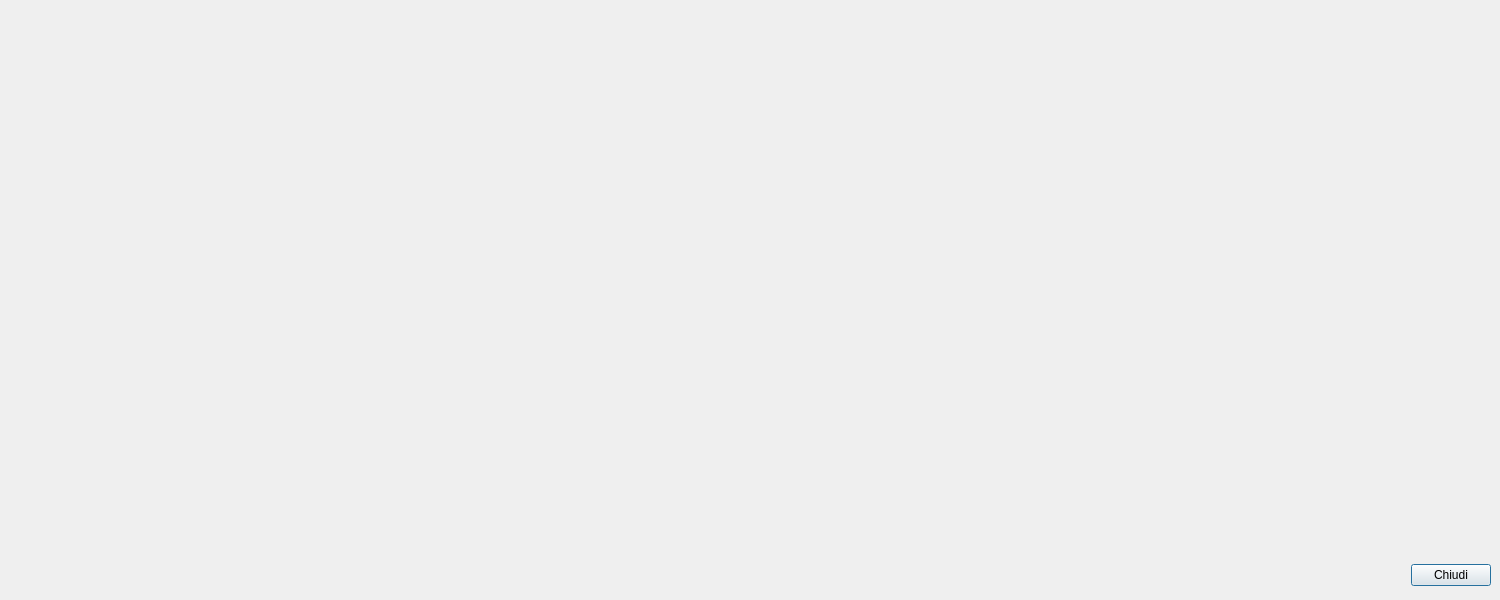
<?xml version="1.0" encoding="UTF-8"?>
<ui version="4.0">
 <class>charts_dialog</class>
 <widget class="QDialog" name="charts_dialog">
  <property name="geometry">
   <rect>
    <x>0</x>
    <y>0</y>
    <width>1500</width>
    <height>600</height>
   </rect>
  </property>
  <property name="windowTitle">
   <string>Dialog</string>
  </property>
  <widget class="QWidget" name="horizontalLayoutWidget">
   <property name="geometry">
    <rect>
     <x>1170</x>
     <y>560</y>
     <width>321</width>
     <height>31</height>
    </rect>
   </property>
   <layout class="QHBoxLayout" name="horizontalLayout">
    <item>
     <spacer name="horizontalSpacer">
      <property name="orientation">
       <enum>Qt::Horizontal</enum>
      </property>
      <property name="sizeHint" stdset="0">
       <size>
        <width>40</width>
        <height>20</height>
       </size>
      </property>
     </spacer>
    </item>
    <item>
     <widget class="QPushButton" name="pushButton">
      <property name="text">
       <string>Chiudi</string>
      </property>
     </widget>
    </item>
   </layout>
  </widget>
  <widget class="QWidget" name="verticalLayoutWidget">
   <property name="geometry">
    <rect>
     <x>9</x>
     <y>19</y>
     <width>1481</width>
     <height>531</height>
    </rect>
   </property>
   <layout class="QVBoxLayout" name="verticalLayout">
    <item>
     <layout class="QHBoxLayout" name="horizontalLayout_5">
      <item>
       <widget class="QFrame" name="frame_gender">
        <layout class="QHBoxLayout" name="horizontalLayout_2"/>
       </widget>
      </item>
      <item>
       <widget class="QFrame" name="frame_age">
        <layout class="QHBoxLayout" name="horizontalLayout_3"/>
       </widget>
      </item>
     </layout>
    </item>
   </layout>
  </widget>
 </widget>
 <resources/>
 <connections/>
</ui>
